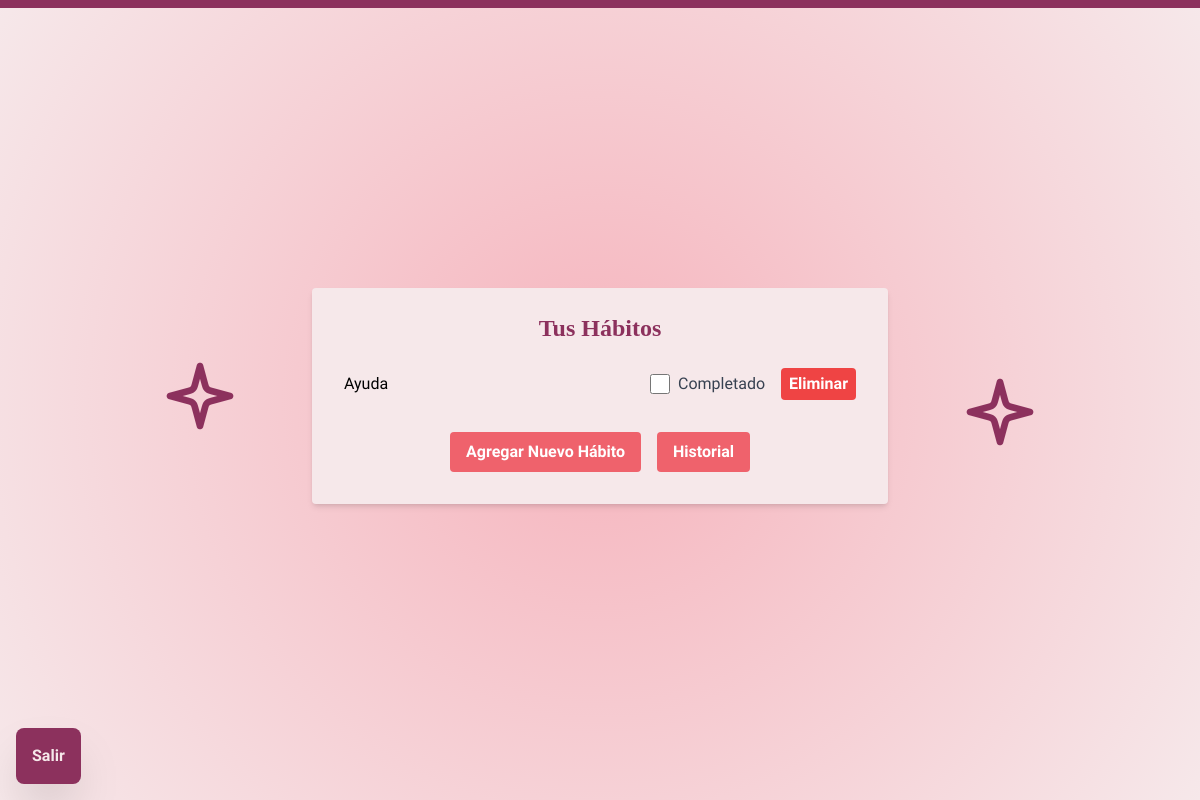
The app's page /pagina_principal (signed in), older data.
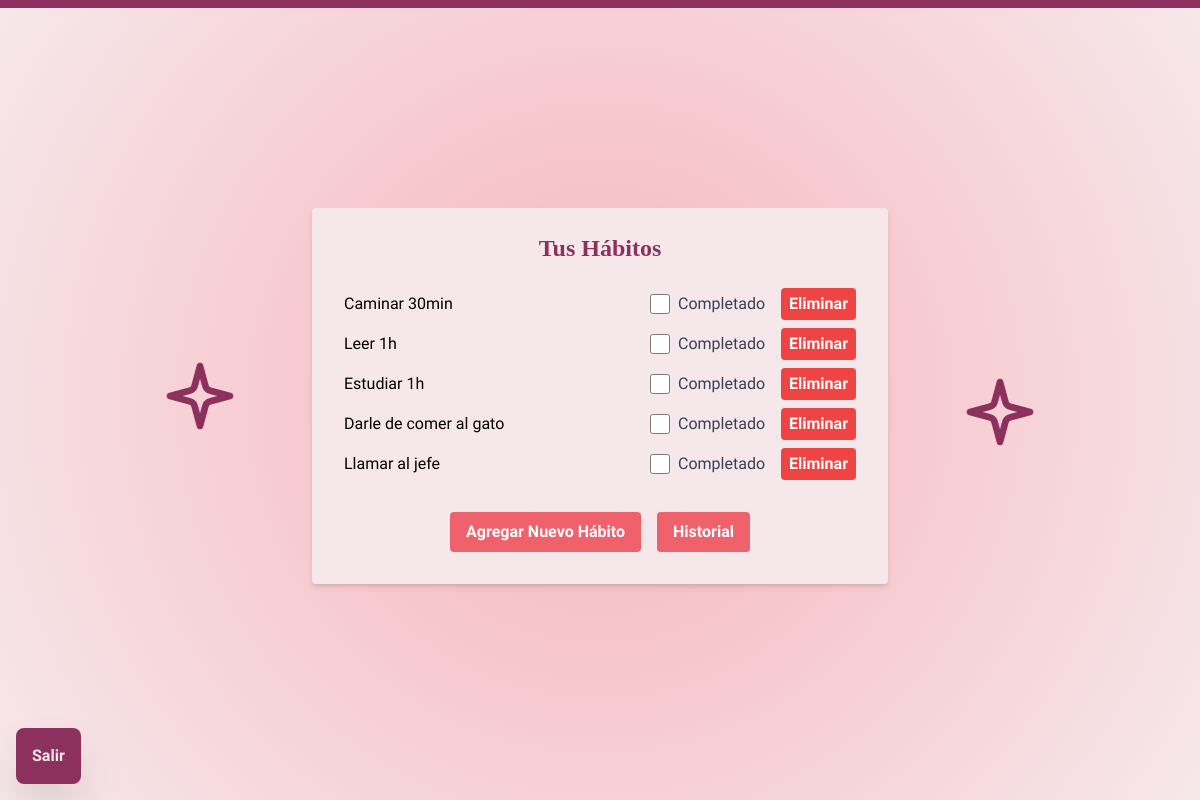
The same page, newer data.
### models.py (models this page shows, shortened)
class HabitosPersonalizados(db.Model):
    id_habitos_personalizados = db.Column(db.Integer, primary_key=True)
    habito_nombre = db.Column(db.String, nullable=False)
    id_usuario = db.Column(db.Integer, db.ForeignKey("usuarios.id_usuario"), nullable=False)

### app.py (the view)
@app.route('/pagina_principal')
def pagina_principal():
    id_usuario = session.get("id_usuario")
    if not id_usuario:
        return redirect(url_for('iniciar_sesion'))
    usuario = Usuarios.query.get(id_usuario)
    habitos_personalizados = HabitosPersonalizados.query.filter_by(id_usuario=id_usuario).all()
    return render_template('pagina_principal.html', usuario=usuario, habitos_personalizados=habitos_personalizados)

### templates/pagina_principal.html (shortened to what this page needs)
<!DOCTYPE html>
<html lang="es">
<head>
    <script src="https://cdn.tailwindcss.com"></script>
    <link href="https://fonts.cdnfonts.com/css/gorilla" rel="stylesheet">
</head>
<body class="border-t-8 border-[#8c315d] flex items-center justify-center min-h-screen bg-[radial-gradient(circle_at_center,_var(--tw-gradient-stops))] from-[#F6B4BD] to-[#F6E8EA]">
    <img src="static/estrellita2.png" alt="Estrellita 1" class="absolute right-40 w-20 h-20 z-10 mt-4 ml-4">
    <img src="static/estrellita2.png" alt="Estrellita 2" class="absolute left-40 w-20 h-20 z-10 mb-4 mr-4">
    <a href="./" style="font-family:Roboto Condensed" class="absolute bottom-4 left-4 text-[#F6E8EA] p-4 bg-[#8c315d] font-bold rounded-lg shadow-2xl hover:bg-[#E3BCC1] hover:scale-110 mt-5">Salir</a>
    <div class="w-full max-w-xl mx-auto bg-[#F6E8EA] shadow-md rounded px-8 pt-6 pb-8 mb-4">
        <h1 style="font-family:gorilla" class="text-2xl font-bold mb-6 text-center text-[#8c315d]">Tus Hábitos</h1>
        {% if habitos_personalizados %}
        <ul class="list-disc list-inside" style="font-family:Roboto Condensed">
            {% for habito in habitos_personalizados %}
            <li class="mb-2 flex justify-between items-center">
                <span class="transition-colors {% if habito.completado %}text-gray-400{% else %}text-black{% endif %}">{{ habito.habito_nombre }}</span>
                <div class="flex items-center">
                    <form action="/completar_habito/{{ habito.id_habitos_personalizados }}" method="post" class="flex items-center">
                        <input type="checkbox" name="completado" id="completado_{{ habito.id_habitos_personalizados }}" class="form-checkbox h-5 w-5 text-blue-600" {% if habito.completado %} checked {% endif %} onchange="this.form.submit()">
                        <label for="completado_{{ habito.id_habitos_personalizados }}" class="ml-2 text-gray-700">Completado</label>
                    </form>
                    <form action="/eliminar_habito/{{ habito.id_habitos_personalizados }}" method="post" class="ml-4">
                        <button type="submit" class="bg-red-500 hover:bg-red-700 text-white font-bold py-1 px-2 rounded focus:outline-none focus:shadow-outline">Eliminar</button>
                    </form>
                </div>
            </li>
            {% endfor %}
        </ul>
        {% endif %}
        <div class="flex justify-center space-x-4 mt-4 ">
            <a href="/agregar_habito" style="font-family:Roboto Condensed" class="bg-[#EF626C] hover:bg-[#78d6a6] text-white font-bold py-2 px-4 rounded focus:outline-none focus:shadow-outline mt-4 inline-block transform transition-transform duration-200 hover:scale-110">
                Agregar Nuevo Hábito
            </a>
            <a href="/historial" style="font-family:Roboto Condensed" class="bg-[#EF626C] hover:bg-[#78d6a6] text-white font-bold py-2 px-4 rounded focus:outline-none focus:shadow-outline mt-4 inline-block transform transition-transform duration-200 hover:scale-110">
                Historial
            </a>
        </div>
    </div>
</body>
</html>

Row changes from the older to the newer data that the page shows:
removed HabitosPersonalizados: habito_nombre "Ayuda"
added HabitosPersonalizados: habito_nombre "Caminar 30min"
added HabitosPersonalizados: habito_nombre "Leer 1h"
added HabitosPersonalizados: habito_nombre "Estudiar 1h"
added HabitosPersonalizados: habito_nombre "Darle de comer al gato"
added HabitosPersonalizados: habito_nombre "Llamar al jefe"
